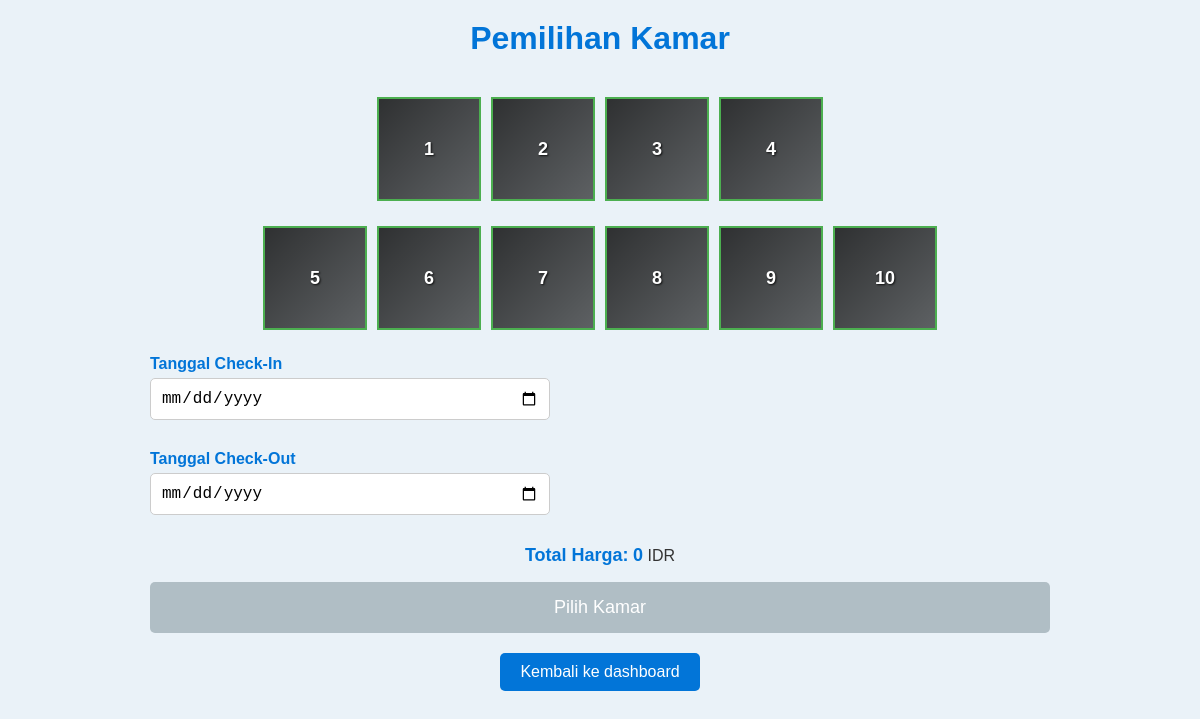
Page /RPL_A/pemilihankmr.php (signed in) on the committed database.
### tables this page shows
CREATE TABLE IF NOT EXISTS `rooms` (
  `id` int(11) NOT NULL,
  `room_number` int(11) NOT NULL,
  `is_booked` tinyint(1) DEFAULT '0',
  `status` varchar(10) DEFAULT 'available'
);

### RPL_A/pemilihankmr.php (the view, shortened to what this page needs)
<?php
include 'dbconnect.php';
$rooms = mysqli_query($DBConnect, "SELECT r.*,
    (SELECT COUNT(*) FROM reservations res WHERE res.room_id = r.id AND res.end_date >= CURDATE()) AS active_reservations
    FROM rooms r");
$today = date('Y-m-d');
?>
<!DOCTYPE html>
<html lang="en">
<head>
</head>
<body>
    <h1>Pemilihan Kamar</h1>
    <div class="container">
        <form method="post" action="<?php echo htmlspecialchars($_SERVER["PHP_SELF"]);?>">
            <div class="rooms">
            <?php
                while ($room = mysqli_fetch_assoc($rooms)) {
                    $is_booked = ($room['active_reservations'] > 0);
                    echo '<label class="room-label' . ($is_booked ? ' booked' : '') . '">';
                    echo $room['room_number'];
                    echo '</label>';
                }
                ?>
            </div>
            <div class="form-group">
                <label for="start_date">Tanggal Check-In</label>
                <input type="date" id="start_date" name="start_date" min="<?php echo $today; ?>" required>
            </div>
            <div class="form-group">
                <label for="end_date">Tanggal Check-Out</label>
                <input type="date" id="end_date" name="end_date" min="<?php echo $today; ?>" required>
            </div>
            <div class="price-info">
                <span>Total Harga:</span> <span id="price">0</span> IDR
            </div>
            <button type="submit" id="submit-button" disabled>Pilih Kamar</button>
        </form>
        <div class="back-button">
            <a href="booking.html">
                <button>Kembali ke dashboard</button>
            </a>
        </div>
    </div>
</body>
</html>

### RPL_A/pemilihankmr.php (style rules this page uses)
body { font-family: Arial, sans-serif; background-color: #eaf2f8; margin: 0; padding: 0; color: #333; }
h1 { text-align: center; margin: 20px 0; color: #0275d8; }
.container { display: flex; flex-direction: column; align-items: center; padding: 20px; }
.rooms { display: flex; flex-wrap: wrap; justify-content: center; gap: 10px; width: 100%; max-width: 900px; }
.room-label { display: inline-block; width: 100px; height: 100px; text-align: center; line-height: 100px; border: 2px solid #4CAF50; cursor: pointer; position: relative; transition: background-color 0.3s ease, transform 0.2s ease; background-image: linear-gradient(to right bottom, rgba(0, 0, 0, 0.8), rgba(0, 0, 0, 0.6)), url('room.jpg'); background-size: cover; background-position: center; color: white; font-size: 18px; font-weight: bold; text-shadow: 1px 1px 2px rgba(0, 0, 0, 0.8); }
.form-group { margin-top: 20px; width: 100%; max-width: 400px; }
label { display: block; margin-bottom: 5px; color: #0275d8; font-weight: bold; }
input[type="date"], input[type="email"] { width: 100%; padding: 10px; margin-bottom: 10px; box-sizing: border-box; border: 1px solid #ccc; border-radius: 5px; font-size: 16px; }
button { display: block; width: 100%; padding: 15px; background-color: #0275d8; color: white; border: none; cursor: pointer; font-size: 18px; border-radius: 5px; transition: background-color 0.3s ease, transform 0.2s ease; }
button:disabled { background-color: #b0bec5; cursor: not-allowed; }
.price-info { text-align: center; margin-top: 20px; }
.price-info span { font-size: 18px; font-weight: bold; color: #0275d8; }
.back-button { text-align: center; margin-top: 20px; }
.back-button a { text-decoration: none; }
.back-button button { padding: 10px 20px; background-color: #0275d8; color: white; border: none; cursor: pointer; font-size: 16px; border-radius: 5px; transition: background-color 0.3s ease; }

### rows in the picture
rooms: room_number "1"
rooms: room_number "2"
rooms: room_number "3"
rooms: room_number "4"
rooms: room_number "5"
rooms: room_number "6"
rooms: room_number "7"
rooms: room_number "8"
rooms: room_number "9"
rooms: room_number "10"
